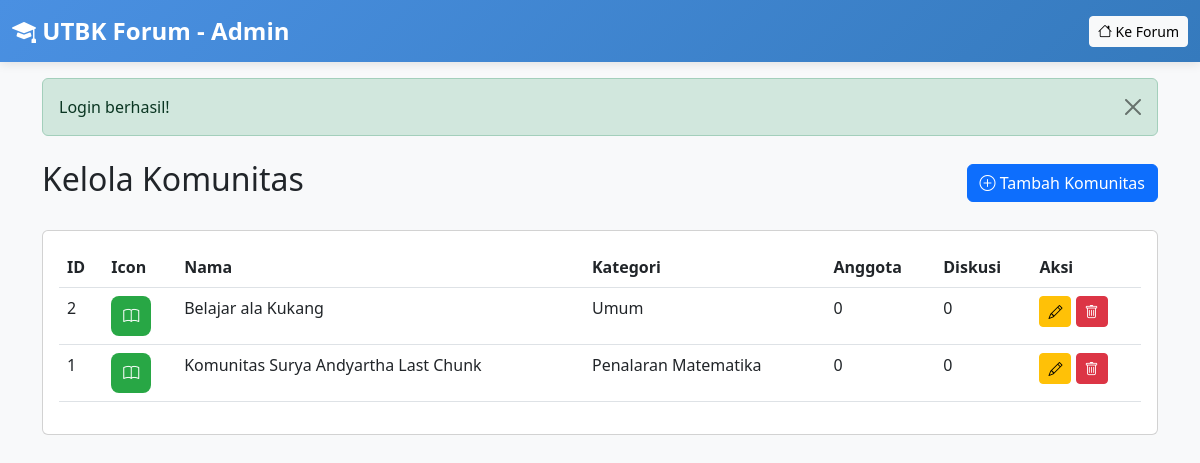
The page /admin/manage-communities.php (signed in) on the database its author committed.
### tables this page shows
CREATE TABLE communities (
    community_id INT PRIMARY KEY AUTO_INCREMENT,
    community_name VARCHAR(100) NOT NULL,
    slug VARCHAR(100) UNIQUE NOT NULL,
    description TEXT,
    full_description TEXT,
    icon VARCHAR(50) DEFAULT 'bi-people',
    icon_image VARCHAR(255),
    icon_bg VARCHAR(20) DEFAULT '#007bff',
    category_id INT,
    creator_id INT,
    member_count INT DEFAULT 0,
    discussion_count INT DEFAULT 0,
    post_count INT DEFAULT 0,
    event_count INT DEFAULT 0,
    created_at TIMESTAMP DEFAULT CURRENT_TIMESTAMP,
    FOREIGN KEY (category_id) REFERENCES categories(category_id) ON DELETE SET NULL,
    FOREIGN KEY (creator_id) REFERENCES users(user_id) ON DELETE SET NULL,
    INDEX idx_slug (slug)
);

CREATE TABLE categories (
    category_id INT PRIMARY KEY AUTO_INCREMENT,
    category_name VARCHAR(100) NOT NULL,
    description TEXT,
    icon VARCHAR(50) DEFAULT 'bi-grid',
    icon_image VARCHAR(255),
    color VARCHAR(20) DEFAULT 'primary',
    topic_count INT DEFAULT 0,
    created_at TIMESTAMP DEFAULT CURRENT_TIMESTAMP
);

### config/helpers.php (called while the page is built, shortened)
<?php
function getFlashMessage() {
    if (isset($_SESSION['flash_message'])) {
        $message = $_SESSION['flash_message'];
        return $message;
    }
    return null;
}
?>

### admin/manage-communities.php (the view, shortened to what this page needs)
<?php
require_once '../config/helpers.php';
$db = Database::getInstance()->getConnection();
$communities = $db->query("
    SELECT c.*, cat.category_name
    FROM communities c
    LEFT JOIN categories cat ON c.category_id = cat.category_id
    ORDER BY c.community_name
")->fetch_all(MYSQLI_ASSOC);
?>
<!DOCTYPE html>
<html lang="id">
<head>
    <link href="https://cdn.jsdelivr.net/npm/bootstrap@5.3.0/dist/css/bootstrap.min.css" rel="stylesheet">
    <link rel="stylesheet" href="https://cdn.jsdelivr.net/npm/bootstrap-icons@1.10.0/font/bootstrap-icons.css">
    <link rel="stylesheet" href="../css/style.css">
</head>
<body>
    <nav class="navbar navbar-expand-lg navbar-custom sticky-top">
        <div class="container-fluid">
            <a class="navbar-brand" href="dashboard.php">
                <i class="bi bi-mortarboard-fill"></i> UTBK Forum - Admin
            </a>
            <div class="ms-auto">
                <a class="btn btn-light btn-sm" href="../index.php">
                    <i class="bi bi-house"></i> Ke Forum
                </a>
            </div>
        </div>
    </nav>
    <?php
    $flash = getFlashMessage();
    if ($flash):
    ?>
        <div class="container mt-3">
            <div class="alert alert-<?php echo $flash['type']; ?> alert-dismissible fade show" role="alert">
                <?php echo htmlspecialchars($flash['message']); ?>
                <button type="button" class="btn-close" data-bs-dismiss="alert"></button>
            </div>
        </div>
    <?php endif; ?>
    <div class="container mt-4 mb-5">
        <div class="d-flex justify-content-between align-items-center mb-4">
            <h2>Kelola Komunitas</h2>
            <button class="btn btn-primary" data-bs-toggle="modal" data-bs-target="#addCommunityModal">
                <i class="bi bi-plus-circle"></i> Tambah Komunitas
            </button>
        </div>
        <div class="card">
            <div class="card-body">
                <div class="table-responsive">
                    <table class="table table-hover">
                        <thead>
                            <tr>
                                <th>ID</th>
                                <th>Icon</th>
                                <th>Nama</th>
                                <th>Kategori</th>
                                <th>Anggota</th>
                                <th>Diskusi</th>
                                <th>Aksi</th>
                            </tr>
                        </thead>
                        <tbody>
                            <?php foreach ($communities as $com): ?>
                                <tr>
                                    <td><?php echo $com['community_id']; ?></td>
                                    <td>
                                        <?php if ($com['icon_image']): ?>
                                            <img src="../uploads/communities/<?php echo htmlspecialchars($com['icon_image']); ?>"
                                                 style="width: 40px; height: 40px; object-fit: cover; border-radius: 8px;">
                                        <?php else: ?>
                                            <div style="width: 40px; height: 40px; background: <?php echo $com['icon_bg']; ?>; border-radius: 8px; display: flex; align-items: center; justify-content: center;">
                                                <i class="bi <?php echo $com['icon']; ?> text-white"></i>
                                            </div>
                                        <?php endif; ?>
                                    </td>
                                    <td><?php echo htmlspecialchars($com['community_name']); ?></td>
                                    <td><?php echo htmlspecialchars($com['category_name']); ?></td>
                                    <td><?php echo $com['member_count']; ?></td>
                                    <td><?php echo $com['discussion_count']; ?></td>
                                    <td>
                                        <button class="btn btn-sm btn-warning"
                                                onclick="editCommunity(<?php echo htmlspecialchars(json_encode($com)); ?>)">
                                            <i class="bi bi-pencil"></i>
                                        </button>
                                        <form method="POST" class="d-inline" onsubmit="return confirm('Yakin ingin menghapus?')">
                                            <button type="submit" name="delete_community" class="btn btn-sm btn-danger">
                                                <i class="bi bi-trash"></i>
                                            </button>
                                        </form>
                                    </td>
                                </tr>
                            <?php endforeach; ?>
                        </tbody>
                    </table>
                </div>
            </div>
        </div>
    </div>
</body>
</html>

### css/style.css (style rules this page uses)
:root { --primary-color: #4A90E2; --secondary-color: #50C878; --dark-color: #2C3E50; --light-bg: #F8F9FA; }
body { font-family: 'Segoe UI', Tahoma, Geneva, Verdana, sans-serif; background-color: var(--light-bg); }
.navbar-custom { background: linear-gradient(135deg, var(--primary-color), #357ABD); box-shadow: 0 2px 10px rgba(0, 0, 0, 0.1); }
.navbar-custom .navbar-brand { font-weight: 700; font-size: 1.5rem; color: white !important; }

### rows shown on the page
communities: community_id "2", community_name "Belajar ala Kukang", category.category_name "Umum", member_count "0", discussion_count "0"
communities: community_id "1", community_name "Komunitas Surya Andyartha Last Chunk", category.category_name "Penalaran Matematika", member_count "0", discussion_count "0"

### other values the page prints
$flash['message'] "Login berhasil!"
